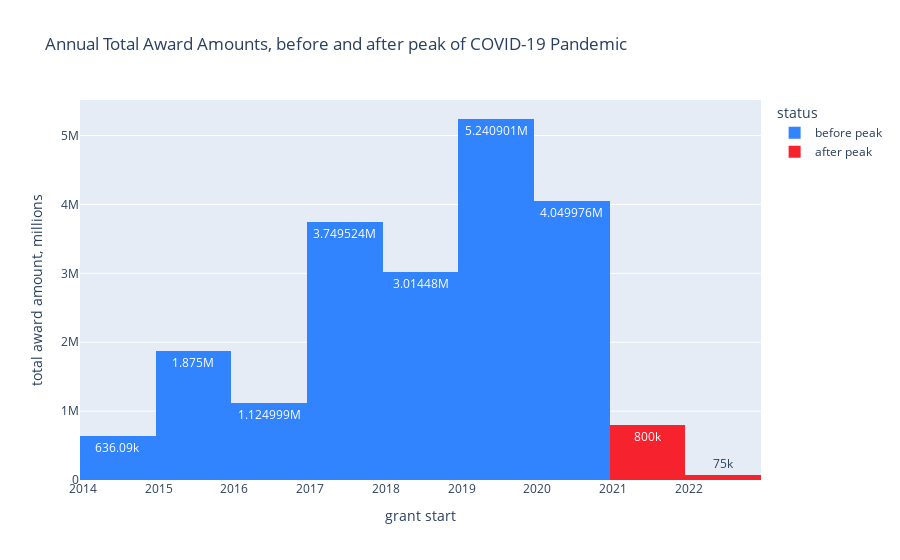

Notebook code cell kept with this figure:
### Code cell
# Plot distribution of award amounts across the pandemic

awards_fig = px.histogram(roi_adj, x='start', y='Award Amount', \
    color='pandemic_label', nbins=16,
    title='Annual Total Award Amounts, before and after peak of COVID-19 Pandemic',
    labels={'start': 'grant start', 'pandemic_label': 'status'},
    color_discrete_sequence=[blue, red], text_auto=True
) 

awards_fig.update_layout(yaxis_title='total award amount, millions')

awards_fig.update_traces(
    hovertemplate='grant start: %{x}<br>total award amount: %{y}'
)

awards_fig

### Figure 1 — Plotly figure (JSON) as saved in the notebook; plotly's stock layout.template omitted (floating-point values rounded to 4 significant figures; data arrays with more than 128 entries replaced by an {"elided": "..."} marker saying what was removed)
{"data": [{"alignmentgroup": "True", "bingroup": "x", "histfunc": "sum", "hovertemplate": "grant start: %{x}<br>total award amount: %{y}", "legendgroup": "before peak", "marker": {"color": "#3283FE", "pattern": {"shape": ""}}, "name": "before peak", "nbinsx": 16, "offsetgroup": "before peak", "orientation": "v", "showlegend": true, "texttemplate": "%{value}", "type": "histogram", "x": {"elided": "181 str values"}, "xaxis": "x", "y": {"elided": "181 float values"}, "yaxis": "y"}, {"alignmentgroup": "True", "bingroup": "x", "histfunc": "sum", "hovertemplate": "grant start: %{x}<br>total award amount: %{y}", "legendgroup": "after peak", "marker": {"color": "#F6222E", "pattern": {"shape": ""}}, "name": "after peak", "nbinsx": 16, "offsetgroup": "after peak", "orientation": "v", "showlegend": true, "texttemplate": "%{value}", "type": "histogram", "x": ["2021-07-01T00:00:00", "2021-07-01T00:00:00", "2021-07-01T00:00:00", "2021-07-01T00:00:00", "2022-08-01T00:00:00"], "xaxis": "x", "y": [200000, 200000, 200000, 200000, 75000], "yaxis": "y"}], "layout": {"barmode": "relative", "legend": {"title": {"text": "status"}, "tracegroupgap": 0}, "title": {"text": "Annual Total Award Amounts, before and after peak of COVID-19 Pandemic"}, "xaxis": {"anchor": "y", "domain": [0, 1], "title": {"text": "grant start"}}, "yaxis": {"anchor": "x", "domain": [0, 1], "title": {"text": "total award amount, millions"}}}}
